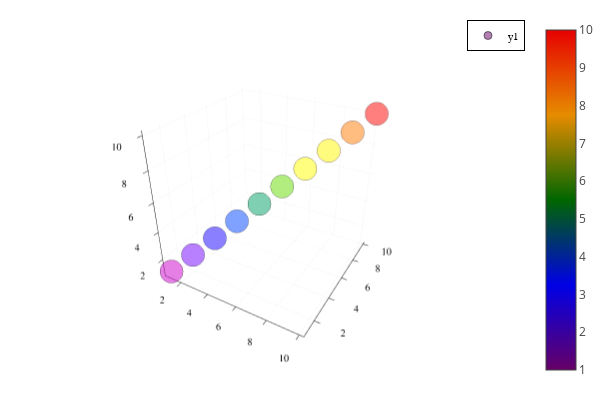

Notebook cell for this chart:
### Code cell
using Plots,IterativeSolvers
plotlyjs()
scatter(1:10,1:10,1:10,marker_z=1:10,seriescolor=:darkrainbow,alpha=0.5)

### Figure 1 — Plotly figure (JSON) as saved in the notebook; plotly's stock layout.template omitted (floating-point values rounded to 4 significant figures)
{"data": [{"colorbar": {"title": {"text": ""}}, "legendgroup": "y1", "marker": {"color": "rgba(102, 0, 102, 0.500)", "line": {"color": "rgba(0, 0, 0, 0.5)", "width": 1}, "size": 8, "symbol": "circle"}, "mode": "markers", "name": "y1", "scene": "scene", "showlegend": true, "type": "scatter3d", "x": [1], "xaxis": "x", "y": [1], "yaxis": "y", "z": [1], "zaxis": "z", "zmax": 10, "zmin": 1}, {"colorbar": {"title": {"text": ""}}, "legendgroup": "y1", "marker": {"color": "rgba(57, 0, 159, 0.500)", "line": {"color": "rgba(0, 0, 0, 0.5)", "width": 1}, "size": 8, "symbol": "circle"}, "mode": "markers", "name": "y1", "scene": "scene", "showlegend": false, "type": "scatter3d", "x": [2], "xaxis": "x", "y": [2], "yaxis": "y", "z": [2], "zaxis": "z", "zmax": 10, "zmin": 1}, {"colorbar": {"title": {"text": ""}}, "legendgroup": "y1", "marker": {"color": "rgba(11, 0, 215, 0.500)", "line": {"color": "rgba(0, 0, 0, 0.5)", "width": 1}, "size": 8, "symbol": "circle"}, "mode": "markers", "name": "y1", "scene": "scene", "showlegend": false, "type": "scatter3d", "x": [3], "xaxis": "x", "y": [3], "yaxis": "y", "z": [3], "zaxis": "z", "zmax": 10, "zmin": 1}, {"colorbar": {"title": {"text": ""}}, "legendgroup": "y1", "marker": {"color": "rgba(0, 34, 153, 0.500)", "line": {"color": "rgba(0, 0, 0, 0.5)", "width": 1}, "size": 8, "symbol": "circle"}, "mode": "markers", "name": "y1", "scene": "scene", "showlegend": false, "type": "scatter3d", "x": [4], "xaxis": "x", "y": [4], "yaxis": "y", "z": [4], "zaxis": "z", "zmax": 10, "zmin": 1}, {"colorbar": {"title": {"text": ""}}, "legendgroup": "y1", "marker": {"color": "rgba(0, 80, 51, 0.500)", "line": {"color": "rgba(0, 0, 0, 0.5)", "width": 1}, "size": 8, "symbol": "circle"}, "mode": "markers", "name": "y1", "scene": "scene", "showlegend": false, "type": "scatter3d", "x": [5], "xaxis": "x", "y": [5], "yaxis": "y", "z": [5], "zaxis": "z", "zmax": 10, "zmin": 1}, {"colorbar": {"title": {"text": ""}}, "legendgroup": "y1", "marker": {"color": "rgba(51, 111, 0, 0.500)", "line": {"color": "rgba(0, 0, 0, 0.5)", "width": 1}, "size": 8, "symbol": "circle"}, "mode": "markers", "name": "y1", "scene": "scene", "showlegend": false, "type": "scatter3d", "x": [6], "xaxis": "x", "y": [6], "yaxis": "y", "z": [6], "zaxis": "z", "zmax": 10, "zmin": 1}, {"colorbar": {"title": {"text": ""}}, "legendgroup": "y1", "marker": {"color": "rgba(153, 127, 0, 0.500)", "line": {"color": "rgba(0, 0, 0, 0.5)", "width": 1}, "size": 8, "symbol": "circle"}, "mode": "markers", "name": "y1", "scene": "scene", "showlegend": false, "type": "scatter3d", "x": [7], "xaxis": "x", "y": [7], "yaxis": "y", "z": [7], "zaxis": "z", "zmax": 10, "zmin": 1}, {"colorbar": {"title": {"text": ""}}, "legendgroup": "y1", "marker": {"color": "rgba(230, 124, 0, 0.500)", "line": {"color": "rgba(0, 0, 0, 0.5)", "width": 1}, "size": 8, "symbol": "circle"}, "mode": "markers", "name": "y1", "scene": "scene", "showlegend": false, "type": "scatter3d", "x": [8], "xaxis": "x", "y": [8], "yaxis": "y", "z": [8], "zaxis": "z", "zmax": 10, "zmin": 1}, {"colorbar": {"title": {"text": ""}}, "legendgroup": "y1", "marker": {"color": "rgba(230, 62, 0, 0.500)", "line": {"color": "rgba(0, 0, 0, 0.5)", "width": 1}, "size": 8, "symbol": "circle"}, "mode": "markers", "name": "y1", "scene": "scene", "showlegend": false, "type": "scatter3d", "x": [9], "xaxis": "x", "y": [9], "yaxis": "y", "z": [9], "zaxis": "z", "zmax": 10, "zmin": 1}, {"colorbar": {"title": {"text": ""}}, "legendgroup": "y1", "marker": {"color": "rgba(230, 0, 0, 0.500)", "line": {"color": "rgba(0, 0, 0, 0.5)", "width": 1}, "size": 8, "symbol": "circle"}, "mode": "markers", "name": "y1", "scene": "scene", "showlegend": false, "type": "scatter3d", "x": [10], "xaxis": "x", "y": [10], "yaxis": "y", "z": [10], "zaxis": "z", "zmax": 10, "zmin": 1}, {"colorbar": {"title": {"text": ""}}, "hoverinfo": "none", "marker": {"cmax": 10, "cmin": 1, "color": [0.5], "colorscale": [[0, "rgba(102, 0, 102, 1.000)"], [0.25, "rgba(0, 0, 230, 1.000)"], [0.5, "rgba(0, 102, 0, 1.000)"], [0.75, "rgba(230, 140, 0, 1.000)"], [1, "rgba(230, 0, 0, 1.000)"]], "opacity": 1e-10, "showscale": true, "size": 1e-10}, "mode": "markers", "name": "y1", "scene": "scene", "showlegend": false, "type": "scatter3d", "x": [1], "xaxis": "x", "y": [1], "yaxis": "y", "z": [1], "zaxis": "z", "zmax": 10, "zmin": 1}], "layout": {"annotations": [], "height": 400, "legend": {"bgcolor": "rgba(255, 255, 255, 1.000)", "bordercolor": "rgba(0, 0, 0, 1)", "borderwidth": 1, "font": {"color": "rgba(0, 0, 0, 1)", "family": "sans-serif", "size": 11}, "title": {"font": {"color": "rgba(0, 0, 0, 1)", "family": "sans-serif", "size": 15}, "text": ""}, "tracegroupgap": 0, "traceorder": "normal", "x": 1, "xanchor": "auto", "y": 1, "yanchor": "auto"}, "margin": {"b": 20, "l": 0, "r": 0, "t": 20}, "paper_bgcolor": "rgba(255, 255, 255, 1.000)", "plot_bgcolor": "rgba(255, 255, 255, 1.000)", "scene": {"aspectmode": "auto", "aspectratio": {"x": 1.0, "y": 1.0, "z": 1.0}, "camera": {"eye": {"x": 1.126, "y": -1.95, "z": 1.3}}, "domain": {"x": [0.03619, 0.9934], "y": [0.03762, 0.9902]}, "xaxis": {"gridcolor": "rgba(0, 0, 0, 0.1)", "gridwidth": 0.5, "linecolor": "rgba(0, 0, 0, 1)", "mirror": false, "range": [0.73, 10.27], "showgrid": true, "showline": true, "showticklabels": true, "tickangle": 0, "tickcolor": "rgb(0, 0, 0)", "tickfont": {"color": "rgba(0, 0, 0, 1)", "family": "sans-serif", "size": 11}, "tickmode": "array", "ticks": "inside", "ticktext": ["2", "4", "6", "8", "10"], "tickvals": [2, 4, 6, 8, 10], "title": {"font": {"color": "rgba(0, 0, 0, 1)", "family": "sans-serif", "size": 15}, "text": ""}, "type": "linear", "visible": true, "zeroline": false, "zerolinecolor": "rgba(0, 0, 0, 1)"}, "yaxis": {"gridcolor": "rgba(0, 0, 0, 0.1)", "gridwidth": 0.5, "linecolor": "rgba(0, 0, 0, 1)", "mirror": false, "range": [0.73, 10.27], "showgrid": true, "showline": true, "showticklabels": true, "tickangle": 0, "tickcolor": "rgb(0, 0, 0)", "tickfont": {"color": "rgba(0, 0, 0, 1)", "family": "sans-serif", "size": 11}, "tickmode": "array", "ticks": "inside", "ticktext": ["2", "4", "6", "8", "10"], "tickvals": [2, 4, 6, 8, 10], "title": {"font": {"color": "rgba(0, 0, 0, 1)", "family": "sans-serif", "size": 15}, "text": ""}, "type": "linear", "visible": true, "zeroline": false, "zerolinecolor": "rgba(0, 0, 0, 1)"}, "zaxis": {"gridcolor": "rgba(0, 0, 0, 0.1)", "gridwidth": 0.5, "linecolor": "rgba(0, 0, 0, 1)", "mirror": false, "range": [0.73, 10.27], "showgrid": true, "showline": true, "showticklabels": true, "tickangle": 0, "tickcolor": "rgb(0, 0, 0)", "tickfont": {"color": "rgba(0, 0, 0, 1)", "family": "sans-serif", "size": 11}, "tickmode": "array", "ticks": "inside", "ticktext": ["2", "4", "6", "8", "10"], "tickvals": [2, 4, 6, 8, 10], "title": {"font": {"color": "rgba(0, 0, 0, 1)", "family": "sans-serif", "size": 15}, "text": ""}, "type": "linear", "visible": true, "zeroline": false, "zerolinecolor": "rgba(0, 0, 0, 1)"}}, "showlegend": true, "width": 600}}
